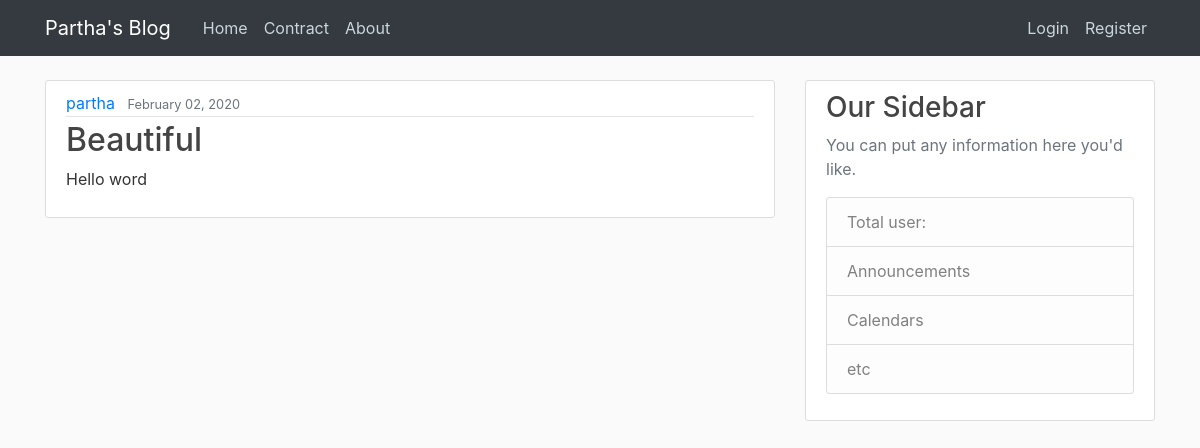
Before: / with the older database file.
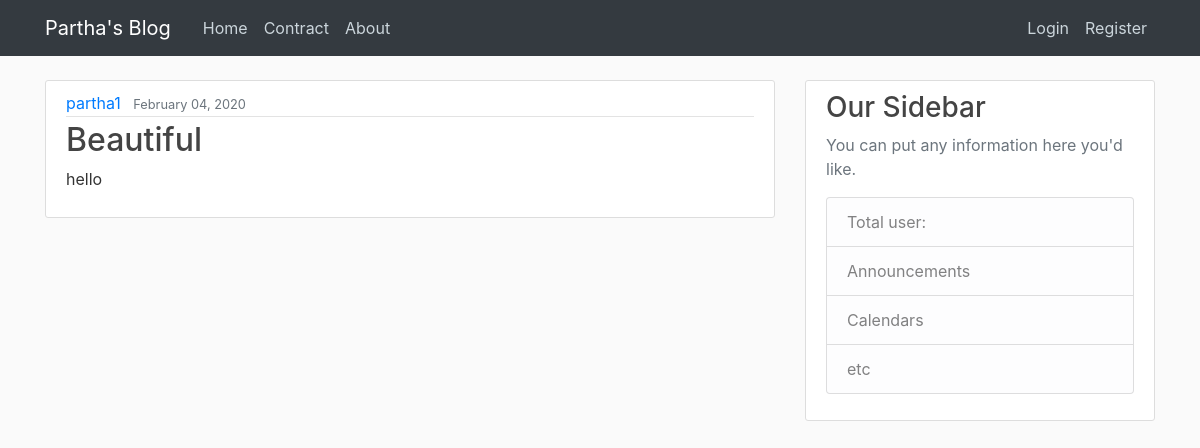
After: the same page with the newer database file.
### myapp/models.py (models this page shows, shortened)
class Post(models.Model):
    title = models.CharField(max_length=100)
    content = models.TextField()
    date_posted = models.DateTimeField(default=timezone.now)
    author = models.ForeignKey(User, on_delete=models.CASCADE)

### myapp/views.py (the view)
# urls.py: path('', PostListView.as_view(), name='blog-home'),
class PostListView(generic.ListView):
    model = Post
    paginate_by = 3
    template_name = 'home.html'  # <app>/<model>_<viewtype>.html
    context_object_name = 'posts'
    ordering = ['-date_posted']

### template/home.html (shortened to what this page needs)
{% extends "base.html" %}
{% block content %}
    {% for post in posts %}
        <article class="media content-section">
          <div class="media-body">
            <div class="article-metadata">
              <a class="mr-2" href="{% url 'user-posts' post.author.username %}">{{ post.author }}</a>
              <small class="text-muted">{{ post.date_posted|date:"F d, Y" }}</small>
            </div>
            <h2><a class="article-title" href="{% url 'post-detail' post.id %}">{{ post.title }}</a></h2>
            <p class="article-content">{{ post.content }}</p>
          </div>
        </article>
    {% endfor %}
{% endblock content %}

### template/base.html (shortened to what this page needs)
{% load static %}
<!DOCTYPE html>
<html>
<head>
    <link rel="stylesheet" href="https://maxcdn.bootstrapcdn.com/bootstrap/4.0.0/css/bootstrap.min.css">
    <link rel="stylesheet" type="text/css" href="{% static 'main.css' %}">
</head>
<body>
    <header class="site-header">
      <nav class="navbar navbar-expand-sm bg-dark navbar-dark fixed-top">
        <div class="container">
          <a class="navbar-brand mr-4" href="{% url 'blog-home' %}">Partha's Blog</a>
          <div class="collapse navbar-collapse" id="navbarToggle">
            <div class="navbar-nav mr-auto">
              <a class="nav-item nav-link" href="{% url 'blog-home' %}">Home</a>
              <a class="nav-item nav-link" href="{% url 'contract' %}">Contract</a>
              <a class="nav-item nav-link" href="{% url 'about' %}">About</a>
            </div>
            <div class="navbar-nav">
              {% if user.is_authenticated %}
                <a class="nav-item nav-link" href="{% url 'post-create' %}">New Post</a>
                <a class="nav-item nav-link" href="{% url 'profile' %}">Profile</a>
                <a class="nav-item nav-link" href="{% url 'logout' %}">Logout</a>
              {% else %}
                <a class="nav-item nav-link" href="{% url 'login' %}">Login</a>
                <a class="nav-item nav-link" href="{% url 'register' %}">Register</a>
              {% endif %}
            </div>
          </div>
        </div>
      </nav>
    </header>
    <main role="main" class="container">
      <div class="row">
        <div class="col-md-8">
          {% block content %}
          {% endblock %}
        </div>
        <div class="col-md-4">
          <div class="content-section">
            <h3>Our Sidebar</h3>
            <p class='text-muted'>You can put any information here you'd like.
              <ul class="list-group">
                <li class="list-group-item list-group-item-light">Total user: {{num_post}}</li>
                <li class="list-group-item list-group-item-light">Announcements</li>
                <li class="list-group-item list-group-item-light">Calendars</li>
                <li class="list-group-item list-group-item-light">etc</li>
              </ul>
            </p>
          </div>
        </div>
      </div>
    </main>
</body>
</html>

### static/main.css (style rules this page uses)
body { background: #fafafa; color: #333333; margin-top: 5rem; }
h1, h2, h3, h4, h5, h6 { color: #444444; }
ul { margin: 0; }
.site-header .navbar-nav .nav-link { color: #cbd5db; }
.content-section { background: #ffffff; padding: 10px 20px; border: 1px solid #dddddd; border-radius: 3px; margin-bottom: 20px; }
.article-title { color: #444444; }
.article-content { white-space: pre-line; }
.article-metadata { padding-bottom: 1px; margin-bottom: 4px; border-bottom: 1px solid #e3e3e3 }

Changed rows visible on the page:
removed Post: author "partha", date_posted "February 02, 2020", title "Beautiful", content "Hello word"
added Post: author "partha1", date_posted "February 04, 2020", title "Beautiful", content "hello"
